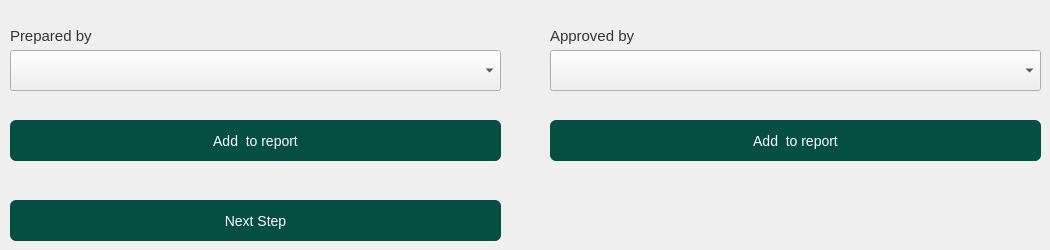
     <widget class="QWidget" name="tasb_prepared_aproved">
      <attribute name="title">
       <string>Prepared and Approved by</string>
      </attribute>
      <widget class="QLabel" name="lbl_prepared_by">
       <property name="geometry">
        <rect>
         <x>10</x>
         <y>20</y>
         <width>91</width>
         <height>31</height>
        </rect>
       </property>
       <property name="font">
        <font>
         <pointsize>11</pointsize>
        </font>
       </property>
       <property name="styleSheet">
        <string notr="true">color: rgb(52, 52, 52);</string>
       </property>
       <property name="text">
        <string>Prepared by</string>
       </property>
      </widget>
      <widget class="QComboBox" name="cbx_prepared_by">
       <property name="geometry">
        <rect>
         <x>10</x>
         <y>50</y>
         <width>491</width>
         <height>41</height>
        </rect>
       </property>
       <property name="styleSheet">
        <string notr="true"/>
       </property>
      </widget>
      <widget class="QPushButton" name="btn_add_prepared">
       <property name="geometry">
        <rect>
         <x>10</x>
         <y>120</y>
         <width>491</width>
         <height>41</height>
        </rect>
       </property>
       <property name="styleSheet">
        <string notr="true">

QPushButton#btn_add_prepared{

border:none;
background-color:#044e42;
color:white;
font-size:14px;
border-radius: 6px;
transition: background-color 0.5s ease;
padding:10px;
text-align:rigth;
}

QPushButton#btn_add_prepared:hover{
 background-color: #044e42;
border-radius: 6px;
transition: background-color 0.5s ease;
padding:10px;
}

QPushButton#btn_add_prepared:pressed {
 background-color: #044e42;
border-radius: 6px;
background-color: #033029;
padding:10px;
 }
</string>
       </property>
       <property name="text">
        <string>Add  to report</string>
       </property>
       <property name="icon">
        <iconset>
         <normaloff>../../img/check-solid.svg</normaloff>../../img/check-solid.svg</iconset>
       </property>
      </widget>
      <widget class="QComboBox" name="cbx_aproved_by">
       <property name="geometry">
        <rect>
         <x>550</x>
         <y>50</y>
         <width>491</width>
         <height>41</height>
        </rect>
       </property>
       <property name="styleSheet">
        <string notr="true"/>
       </property>
      </widget>
      <widget class="QPushButton" name="btn_add_aproved">
       <property name="geometry">
        <rect>
         <x>550</x>
         <y>120</y>
         <width>491</width>
         <height>41</height>
        </rect>
       </property>
       <property name="styleSheet">
        <string notr="true">

QPushButton#btn_add_aproved{

border:none;
background-color:#044e42;
color:white;
font-size:14px;
border-radius: 6px;
transition: background-color 0.5s ease;
padding:10px;
text-align:rigth;
}

QPushButton#btn_add_aproved:hover{
 background-color: #044e42;
border-radius: 6px;
transition: background-color 0.5s ease;
padding:10px;
}

QPushButton#btn_add_aproved:pressed {
 background-color: #044e42;
border-radius: 6px;
background-color: #033029;
padding:10px;
 }
</string>
       </property>
       <property name="text">
        <string>Add  to report</string>
       </property>
       <property name="icon">
        <iconset>
         <normaloff>../../img/check-solid.svg</normaloff>../../img/check-solid.svg</iconset>
       </property>
      </widget>
      <widget class="QLabel" name="lbl_prepared_by_2">
       <property name="geometry">
        <rect>
         <x>550</x>
         <y>20</y>
         <width>91</width>
         <height>31</height>
        </rect>
       </property>
       <property name="font">
        <font>
         <pointsize>11</pointsize>
        </font>
       </property>
       <property name="styleSheet">
        <string notr="true">color: rgb(52, 52, 52);</string>
       </property>
       <property name="text">
        <string>Approved by</string>
       </property>
      </widget>
      <widget class="QPushButton" name="btn_next_step_prepared_aproved">
       <property name="geometry">
        <rect>
         <x>10</x>
         <y>200</y>
         <width>491</width>
         <height>41</height>
        </rect>
       </property>
       <property name="styleSheet">
        <string notr="true">

QPushButton#btn_next_step_prepared_aproved{

border:none;
background-color:#044e42;
color:white;
font-size:14px;
border-radius: 6px;
transition: background-color 0.5s ease;
padding:10px;
text-align:rigth;
}

QPushButton#btn_next_step_prepared_aproved:hover{
 background-color: #044e42;
border-radius: 6px;
transition: background-color 0.5s ease;
padding:10px;
}

QPushButton#btn_next_step_prepared_aproved:pressed {
 background-color: #044e42;
border-radius: 6px;
background-color: #033029;
padding:10px;
 }
</string>
       </property>
       <property name="text">
        <string>Next Step</string>
       </property>
       <property name="icon">
        <iconset>
         <normaloff>../../img/check-solid.svg</normaloff>../../img/check-solid.svg</iconset>
       </property>
      </widget>
      <zorder>lbl_prepared_by_2</zorder>
      <zorder>lbl_prepared_by</zorder>
      <zorder>cbx_prepared_by</zorder>
      <zorder>btn_add_prepared</zorder>
      <zorder>cbx_aproved_by</zorder>
      <zorder>btn_add_aproved</zorder>
      <zorder>btn_next_step_prepared_aproved</zorder>
     </widget>
